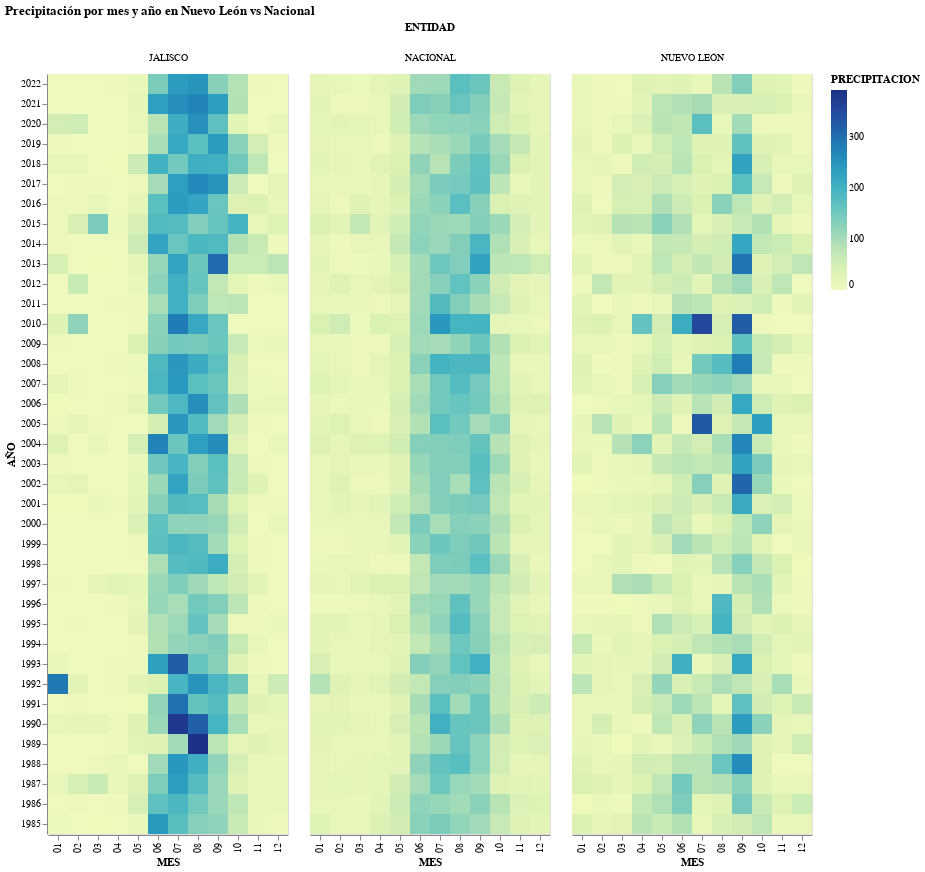

Here is the notebook cell this chart was saved with:
### Code cell
# FUNCIONES. Primero hacemos un par de funciones para extraer el año (y el mes) basado en el proyecto de Daniel Isita

def fetch_year(date):
    return date.split("-")[0]  #extrae el año

def fetch_month(date):
    return date.split("-")[1]  #extrae el mes

# BASE DE DATOS. Limpiamos la información para poder imprimirla más fácilmente
aux = pd.DataFrame(df.set_index("ENTIDAD").stack()).reset_index().rename(columns={"level_1":"FECHA", 0:"PRECIPITACION"})
aux["AÑO"] = aux["FECHA"].apply(fetch_year)
aux["MES"] = aux["FECHA"].apply(fetch_month)
aux = aux[(aux["ENTIDAD"]=="NACIONAL") | (aux["ENTIDAD"]=="NUEVO LEÓN") | (aux["ENTIDAD"]=="JALISCO")]

# Gráfica
import altair as alt
alt.data_transformers.disable_max_rows()

alt.Chart(aux).mark_rect().encode(
    alt.X("MES"),
    alt.Y("AÑO", sort="-y"),
    alt.Color("PRECIPITACION:Q"),
    alt.Column("ENTIDAD"),
    tooltip=["AÑO", "MES", "PRECIPITACION"]
).properties(
    title="Precipitación por mes y año en Nuevo León vs Nacional"
)

### Figure 1 — Vega-Lite specification as saved in the notebook (floating-point values rounded to 4 significant figures; data arrays with more than 128 entries replaced by an {"elided": "..."} marker saying what was removed)
{"config": {"view": {"continuousWidth": 300, "continuousHeight": 300}}, "data": {"name": "data-bad2cbae6467eba0e36284009131b3de"}, "mark": {"type": "rect"}, "encoding": {"color": {"field": "PRECIPITACION", "type": "quantitative"}, "column": {"field": "ENTIDAD", "type": "nominal"}, "tooltip": [{"field": "AÑO", "type": "nominal"}, {"field": "MES", "type": "nominal"}, {"field": "PRECIPITACION", "type": "quantitative"}], "x": {"field": "MES", "type": "nominal"}, "y": {"field": "AÑO", "sort": "-y", "type": "nominal"}}, "title": "Precipitación por mes y año en Nuevo León vs Nacional", "$schema": "https://vega.github.io/schema/vega-lite/v5.15.1.json", "datasets": {"data-bad2cbae6467eba0e36284009131b3de": {"elided": "1368 records"}}}
